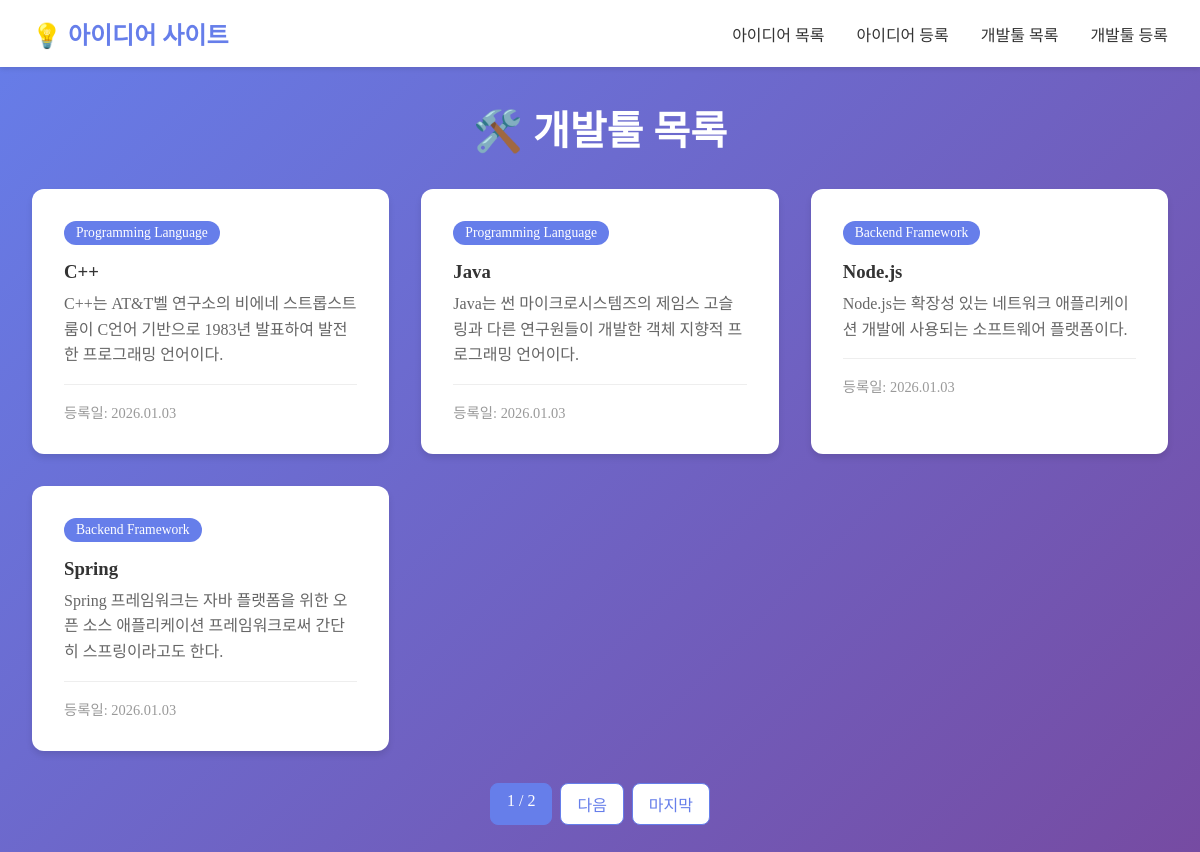
Screenshot of /devtools/ with the database file from the repository.
### ideas/models.py (models this page shows, shortened)
class DevTool(models.Model):
    KIND_CHOICES = [
        ('frontend', 'Frontend Framework'),
        ('backend', 'Backend Framework'),
        ('database', 'Database'),
        ('language', 'Programming Language'),
        ('devops', 'DevOps'),
        ('design', 'Design Tool'),
        ('etc', 'Etc'),
    ]
    name = models.CharField(max_length=100)
    kind = models.CharField(max_length=20, choices=KIND_CHOICES)
    content = models.TextField()
    created_at = models.DateTimeField(auto_now_add=True)

### ideas/views.py (the view)
# urls.py: path('devtools/', views.devtools_list, name='devtools_list'),
def devtools_list(request):
    devtools = DevTool.objects.all().order_by('-created_at')
    paginator = Paginator(devtools, 4)
    page_number = request.GET.get('page')
    page_obj = paginator.get_page(page_number)
    context = {
        'page_obj': page_obj,
    }
    return render(request, 'devtools_list.html', context)

### ideas/templates/devtools_list.html (shortened to what this page needs)
{% extends 'base.html' %}
{% block content %}
<div class="page-title">
    <h1>🛠️ 개발툴 목록</h1>
</div>
{% if page_obj %}
    <div class="devtools-grid">
        {% for devtool in page_obj %}
        <div class="devtool-card">
            <span class="kind-badge">{{ devtool.get_kind_display }}</span>
            <h3><a href="{% url 'ideas:devtools_detail' devtool.pk %}">{{ devtool.name }}</a></h3>
            <div class="devtool-content">{{ devtool.content }}</div>
            <div class="devtool-date">
                등록일: {{ devtool.created_at|date:"Y.m.d" }}
            </div>
        </div>
        {% endfor %}
    </div>
    {% if page_obj.has_other_pages %}
    <div class="pagination">
        <span class="current">{{ page_obj.number }} / {{ page_obj.paginator.num_pages }}</span>
        {% if page_obj.has_next %}
            <a href="?page={{ page_obj.next_page_number }}">다음</a>
            <a href="?page={{ page_obj.paginator.num_pages }}">마지막</a>
        {% endif %}
    </div>
    {% endif %}
{% else %}
    <div class="empty">
        <h2>등록된 개발툴이 없습니다</h2>
        <a href="{% url 'ideas:devtools_create' %}" class="btn">개발툴 등록하기</a>
    </div>
{% endif %}
{% endblock %}

### ideas/templates/base.html (shortened to what this page needs)
<!DOCTYPE html>
<html lang="ko">
<head>
</head>
<body>
    <nav>
        <div class="menu">
            <a href="{% url 'ideas:ideas_list' %}" class="logo">💡 아이디어 사이트</a>
            <ul>
                <li><a href="{% url 'ideas:ideas_list' %}">아이디어 목록</a></li>
                <li><a href="{% url 'ideas:ideas_create' %}">아이디어 등록</a></li>
                <li><a href="{% url 'ideas:devtools_list' %}">개발툴 목록</a></li>
                <li><a href="{% url 'ideas:devtools_create' %}">개발툴 등록</a></li>
            </ul>
        </div>
    </nav>
    <div class="content">
        {% block content %}{% endblock %}
    </div>
</body>
</html>

### ideas/templates/base.html (style rules this page uses)
* { margin: 0; padding: 0; box-sizing: border-box; }
body { background: linear-gradient(135deg, #667eea 0%, #764ba2 100%); min-height: 100vh; }
nav { background: #fff; padding: 1.0rem 2.0rem; box-shadow: 0 2px 5px rgba(0,0,0,0.1); }
nav .menu { max-width: 1200px; margin: 0 auto; display: flex; justify-content: space-between; align-items: center; }
nav .logo { font-size: 1.5rem; font-weight: bold; color: #667eea; text-decoration: none; }
nav ul { list-style: none; display: flex; gap: 2.0rem; }
nav a { color: #333; text-decoration: none; font-weight: 500; }
.content { max-width: 1200px; margin: 2.0rem auto; padding: 0 2.0rem; }
.pagination { display: flex; justify-content: center; gap: 0.5rem; margin-top: 2.0rem; }
.pagination a, .pagination span { padding: 0.5rem 1.0rem; background: #fff; color: #667eea; text-decoration: none; border-radius: 8px; border: 1px solid #667eea; }
.pagination .current { background: #667eea; color: #fff; }

### ideas/templates/devtools_list.html (style rules this page uses)
.page-title { text-align: center; color: #fff; margin-bottom: 2.0rem; }
.page-title h1 { font-size: 2.5rem; margin-bottom: 0.5rem; }
.devtools-grid { display: grid; grid-template-columns: repeat(4, 1fr); gap: 2.0rem; }
@media (max-width: 1200px) { .devtools-grid { grid-template-columns: repeat(3, 1fr); } }
.devtool-card { background: #fff; border-radius: 12px; padding: 2.0rem; box-shadow: 0 4px 6px rgba(0,0,0,0.1); }
.kind-badge { display: inline-block; padding: 0.25rem 0.75rem; background: #667eea; color: #fff; border-radius: 20px; font-size: 0.85rem; margin-bottom: 1.0rem; }
.devtool-card h3 { margin-bottom: 0.5rem; }
.devtool-card h3 a { color: #333; text-decoration: none; }
.devtool-content { color: #666; line-height: 1.6; margin-bottom: 1.0rem; }
.devtool-date { color: #999; font-size: 0.9rem; border-top: 1px solid #eee; padding-top: 1.0rem; }

### rows the page displays
DevTool: kind "Programming Language", name "C++", content "C++는 AT&T벨 연구소의 비에네 스트롭스트룸이 C언어 기반으로 1983년 발표하여 발전한 프로그래밍 언어이다.", created_at "2026.01.03"
DevTool: kind "Programming Language", name "Java", content "Java는 썬 마이크로시스템즈의 제임스 고슬링과 다른 연구원들이 개발한 객체 지향적 프로그래밍 언어이다.", created_at "2026.01.03"
DevTool: kind "Backend Framework", name "Node.js", content "Node.js는 확장성 있는 네트워크 애플리케이션 개발에 사용되는 소프트웨어 플랫폼이다.", created_at "2026.01.03"
DevTool: kind "Backend Framework", name "Spring", content "Spring 프레임워크는 자바 플랫폼을 위한 오픈 소스 애플리케이션 프레임워크로써 간단히 스프링이라고도 한다.", created_at "2026.01.03"

### other values shown
{{ page_obj.number }} "1"
{{ page_obj.paginator.num_pages }} "2"
